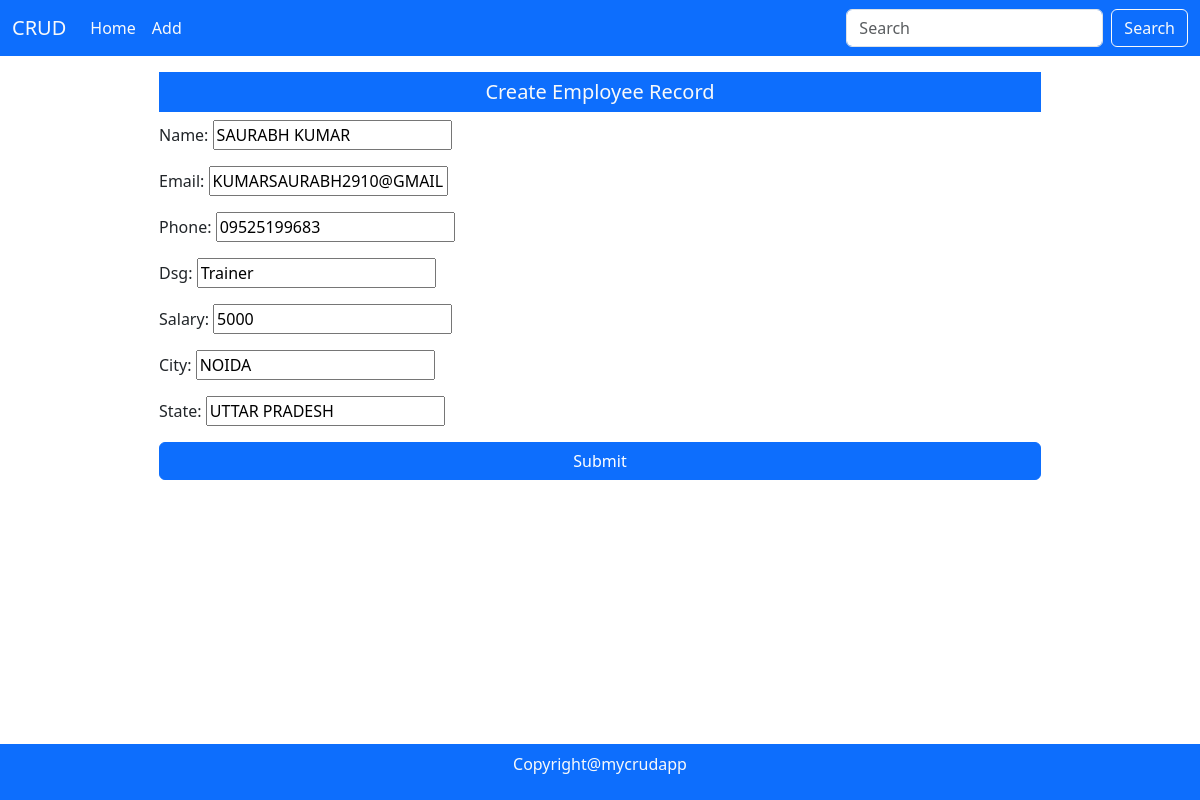
/update/2/, run on an earlier commit of the app's database.
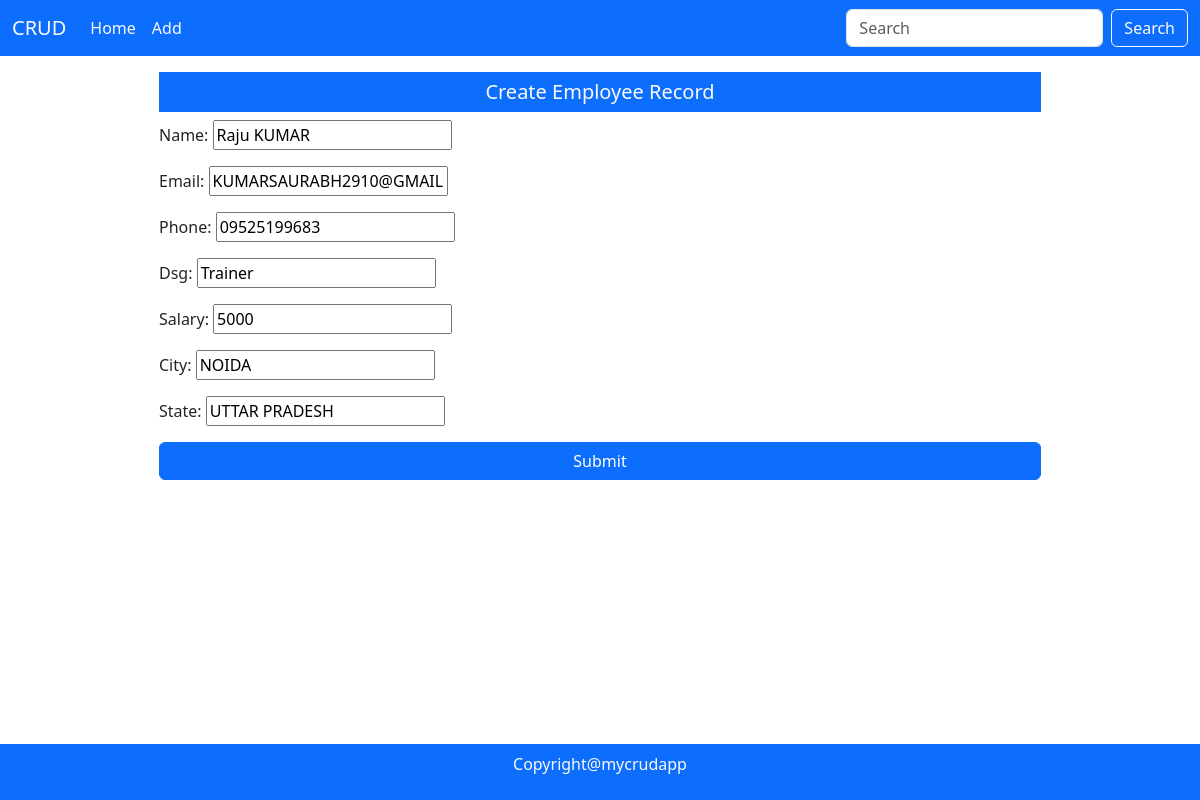
And on a later commit of the database.
### mainApp/models.py (models this page shows)
class Employee(models.Model):
    id =models.AutoField(primary_key=True)
    name = models.CharField(max_length=30)
    email=models.EmailField(max_length=30)
    dsg=models.CharField(max_length=20)
    phone=models.CharField(max_length=15,default="")
    salary=models.IntegerField()
    city=models.CharField(max_length=20,default="",null=True, blank=True)
    state=models.CharField(max_length=20,default="",null=True, blank=True)

### mainApp/views.py (the view)
# urls.py: path("update/<int:id>/",views.updatePage,name="update"),
def updatePage(Request,id):
    try:
        data = Employee.objects.get(id=id)
        if(Request.method=="POST"):
            ef = EmplyeeForm(Request.POST)
            if(ef.is_valid()):
                data.name = ef.cleaned_data['name']
                data.email = ef.cleaned_data['email']
                data.phone = ef.cleaned_data['phone']
                data.dsg = ef.cleaned_data['dsg']
                data.salary = ef.cleaned_data['salary']
                data.city = ef.cleaned_data['city']
                data.state = ef.cleaned_data['state']
                data.save()
                return HttpResponseRedirect("/")
        else:
            ef = EmplyeeForm(instance=data)
            return render(Request,"update.html",{'form':ef})
    except:
         pass
    return HttpResponseRedirect("/")

### mainApp/forms.py (shortened to what this page needs)
class EmplyeeForm(forms.ModelForm):
    class Meta: #meta will be represent the innner class Employeeform
        model =Employee
        fields= ['name','email','phone','dsg','salary','city','state']
        widgets= {
            'name':forms.TextInput(attrs={'class':'forms.control','placeholder':'Enter name'}),
            'email':forms.TextInput(attrs={'class':'forms.control','placeholder':'Enter email id'}),
            'phone':forms.TextInput(attrs={'class':'forms.control','placeholder':'Enter phone Number'}),
            'dsg':forms.TextInput(attrs={'class':'forms.control','placeholder':'Enter Designation'}),
            'salary':forms.TextInput(attrs={'class':'forms.control','placeholder':'Enter salary'}),
            'city':forms.TextInput(attrs={'class':'forms.control','placeholder':'Enter city Name'}),
            'state':forms.TextInput(attrs={'class':'forms.control','placeholder':'Enter state Name'}),
        }

### mainApp/templates/update.html (shortened to what this page needs)
{% extends 'index.html'  %}
{% load static %}
{% block body %}
<div class="container-fluid mid-section my-3">
     <div class="w-75 m-auto">
          <h5 class="text-center p-2 bg-primary text-light">Create Employee Record</h5>
          <form action="" method="post">
               {{form.as_p}}
               <button type="submit" class="btn btn-primary w-100">Submit</button>
          </form>
     </div>
</div>
{% endblock %}

### mainApp/templates/index.html (shortened to what this page needs)
{% load static %}
<!DOCTYPE html>
<html lang="en">
<head>
  <link rel="stylesheet" href="{% static 'style.css'  %}">
  <link href="https://cdn.jsdelivr.net/npm/bootstrap@5.3.1/dist/css/bootstrap.min.css" rel="stylesheet"
>
</head>
<body>
  <nav class="navbar navbar-expand-lg bg-primary">
    <div class="container-fluid">
      <a class="navbar-brand text-light" href="{% url 'home' %}">CRUD</a>
      <div class="collapse navbar-collapse" id="navbarSupportedContent">
        <ul class="navbar-nav me-auto mb-2 mb-lg-0">
          <li class="nav-item">
            <a class="nav-link text-light active" aria-current="page" href="{% url 'home' %}">Home</a>
          </li>
          <li class="nav-item">
            <a class="nav-link text-light" href="{% url 'add' %}">Add</a>
          </li>
        </ul>
        <form class="d-flex" role="search">
          <input class="form-control me-2" type="search" placeholder="Search" aria-label="Search">
          <button class="btn btn-outline-light" type="submit">Search</button>
        </form>
      </div>
    </div>
  </nav>
  {% block body %}{% endblock %}
    <footer class="bg-primary text-light text-center p-2 fixed-bottom">
      <p>Copyright@mycrudapp</p>
    </footer>
</body>
</html>

### mainApp/static/style.css (style rules this page uses)
.mid-section { height: 620px; position: relative; overflow: auto; }

What changed in the data, as far as the page shows it:
changed Employee "KUMARSAURABH2910@GMAIL.COM": name "SAURABH KUMAR" → "Raju KUMAR"
